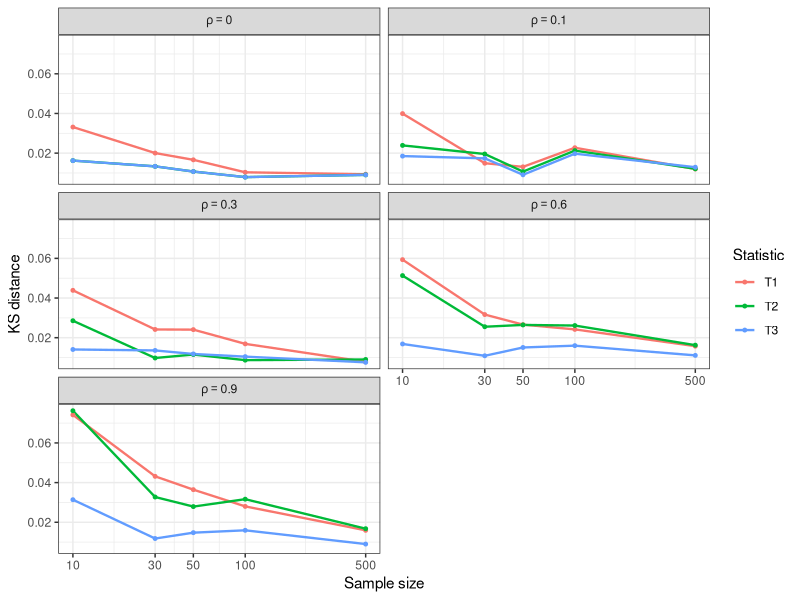
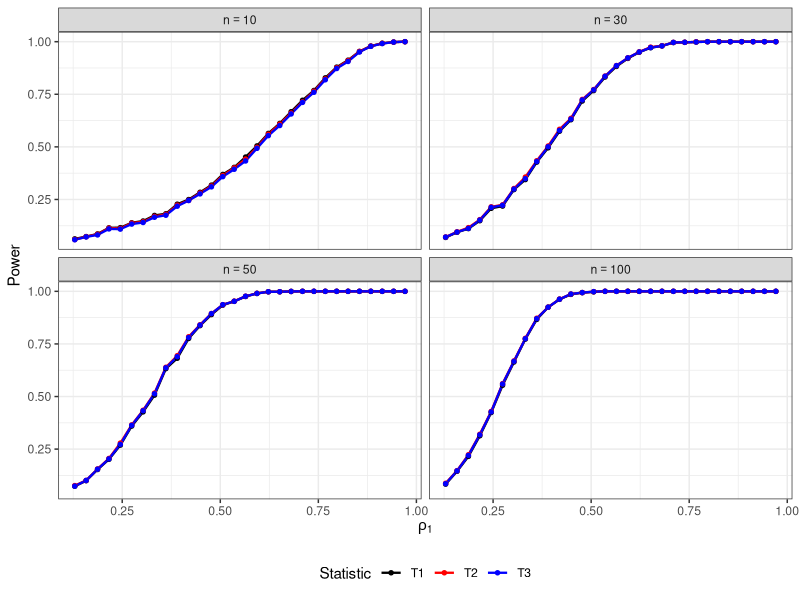
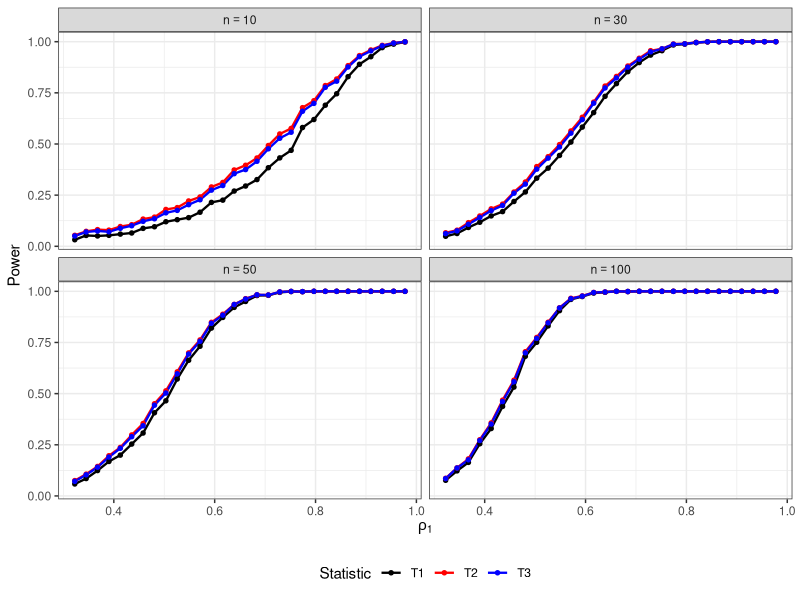
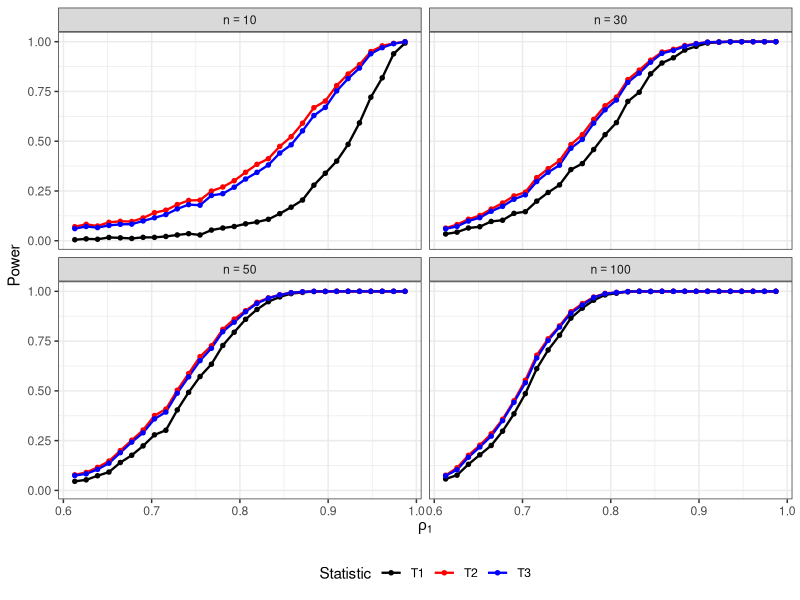
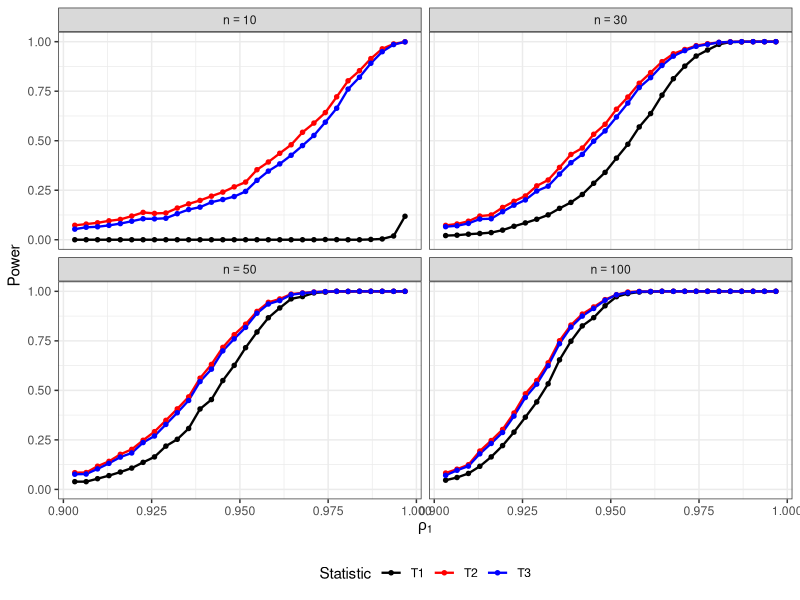
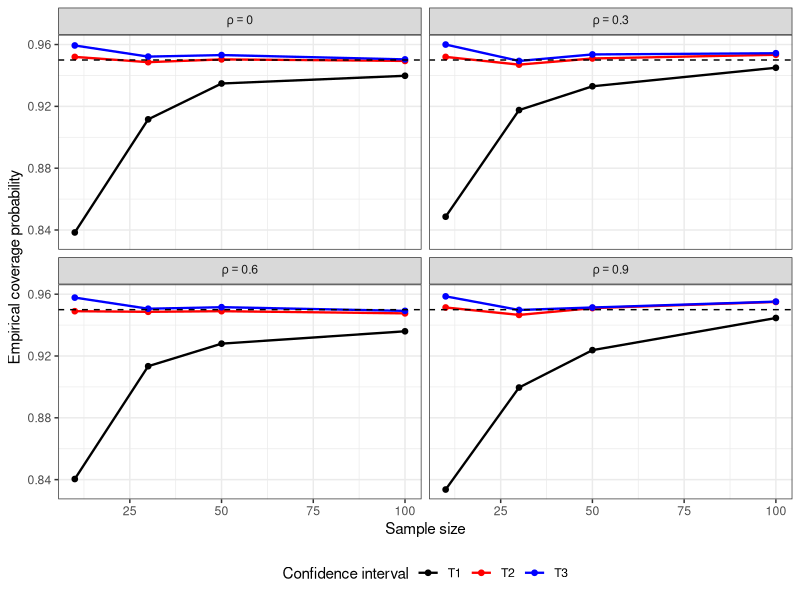
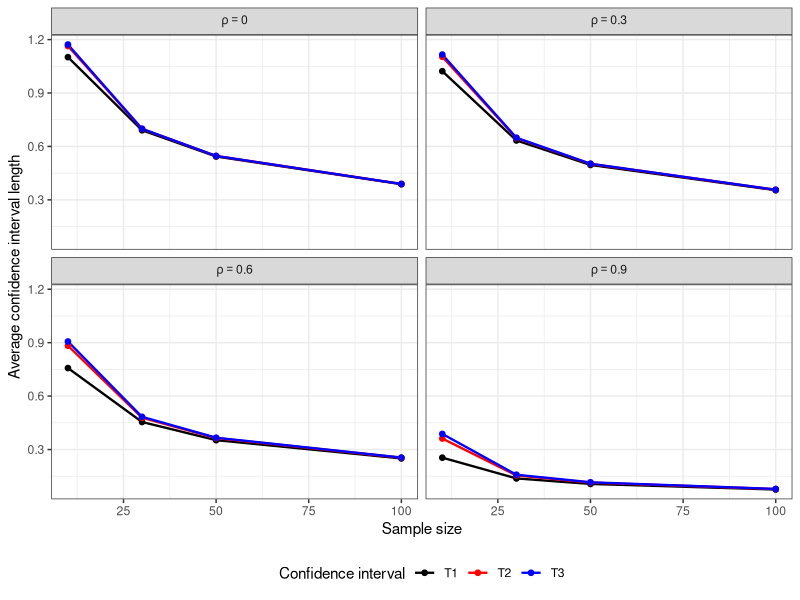

Write R code to recreate these figures, in order.
## ---- chunk 1
library(tidyverse); library(MASS)     # necessary packages
set.seed(901)
R = 5000                              # replication number
n_values = c(10, 30, 50, 100, 500)    # grid of n values

# 0 is included below to observe the size of the test
rho_values = c(0, 0.1, 0.3, 0.6, 0.9) # grid of rho values
KS_results = data.frame()
## ---- chunk 2
#| output: false
for (n in n_values) {
  for (rho in rho_values) {
    T_values = matrix(NA_real_, nrow = R, ncol = 3)
    for (k in 1:R) {
      Z = mvrnorm(n, mu = c(0, 0),Sigma = matrix(c(1,rho,rho,1),2,2)) # data generate
      r = cor(Z[,1], Z[,2]) # correlation
      g = atanh(r)     # 0.5*atan((1+r)/(1-r))
      g0 = atanh(rho)  # 0.5*atan((1+rho)/(1-rho))
      # Calculating three quantities
      T1 = sqrt(n)*(r-rho)/(1-rho^2)       
      T2 = sqrt(n-3)*(g-g0)
      T3 = sqrt(n-3)*(g-g0-rho/(2*(n-1)))
      T_values[k,] = c(T1, T2, T3)
    }
    
    D = apply(T_values, 2, function(x) {
      ks.test(x, "pnorm")$statistic
    }) # finding KS statistic for each quantity
    
    KS_results = rbind(KS_results, 
                       data.frame(n = n,rho = rho,Statistic = paste0("T", 1:3),
                                              KS_Distance = as.numeric(D)))
  }
}
print(KS_results)
## ---- chunk 3
#| fig-cap: "Plots of average KS distance against n for several values of population correlation coefficient"
#| fig-width: 5
#| fig-height: 4
#| fig-align: center

ggplot(KS_results, aes(x = n, y = KS_Distance, 
                       colour = Statistic, group = Statistic)) +
  geom_line(linewidth = 0.8) + geom_point(size = 1) +
  scale_x_log10(breaks = n_values) +
  facet_wrap(~ rho, ncol = 2,
             labeller = label_bquote(rho == .(rho))) +
  labs(x = "Sample size", y = "KS distance", colour = "Statistic") + theme_bw()
## ---- chunk 4
library(MASS);library(tidyr);library(ggplot2)
set.seed(901)
run_power = function(rho0, n_grid = c(10, 30, 50, 100),R = 2000, cutoff = 1.645, k = 30) {
  alt_grid = seq(rho0, 1, length.out = k + 2)[-c(1, k + 2)] # 30 equispaced values
  power_results = data.frame()
  for (n in n_grid) {
    for (rho1 in alt_grid) {
      T_mat = matrix(NA_real_, nrow = R, ncol = 3)
      for (j in 1:R) {
        Z = mvrnorm(n, mu = c(0, 0),Sigma = matrix(c(1, rho1, rho1, 1), 2, 2))
        r = cor(Z[, 1], Z[, 2]); g = atanh(r)
        T_mat[j, ] = c(sqrt(n) * (r - rho0) / (1 - rho0^2), 
                       sqrt(n - 3) * (g - atanh(rho0)), 
                       sqrt(n - 3) * (g - atanh(rho0) - rho0 / (2 * (n - 1))))}
      power_results = rbind(power_results, data.frame(
        rho0 = rho0, n    = n, rho1 = rho1, T1   = mean(T_mat[, 1] > cutoff),
        T2   = mean(T_mat[, 2] > cutoff),T3   = mean(T_mat[, 3] > cutoff)
      ))}}
  power_results
}
## ---- chunk 5
plot_power = function(power_results) {
  power_long = pivot_longer(power_results, cols = c(T1, T2, T3),
                            names_to = "Statistic", values_to = "Power")
  ggplot(power_long,aes(x = rho1,y = Power,colour = Statistic)) +
    geom_line(linewidth = 0.8) + geom_point(size = 1.2) +
    facet_wrap(~ n, labeller = label_bquote(n == .(n))) +
    labs(x = expression(rho[1]), y = "Power") +
    scale_colour_manual(values = c(T1 = "black", T2 = "red", T3 = "blue")) +
    theme_bw() + theme(legend.position="bottom")
}
## ---- chunk 6
rho_values = c(0.1,0.3,0.6,0.9)
power_list = lapply(rho_values, run_power)
## ---- chunk 7
#| fig-cap: "Power curves for testing a null correlation of 0.1"
#| fig-width: 5
#| fig-height: 3.5
#| fig-align: center

plot_power(power_list[[1]])
## ---- chunk 8
#| fig-cap: "Power curves for testing a null correlation of 0.3"
#| fig-width: 5
#| fig-height: 4
#| fig-align: center

plot_power(power_list[[2]])
## ---- chunk 9
#| fig-cap: "Power curves for testing a null correlation of 0.6"
#| fig-width: 5
#| fig-height: 4
#| fig-align: center

plot_power(power_list[[3]])
## ---- chunk 10
#| fig-cap: "Power curves for testing a null correlation of 0.9"
#| fig-width: 5
#| fig-height: 4
#| fig-align: center

plot_power(power_list[[4]])
## ---- chunk 11
set.seed(902); n_grid = c(10, 30, 50, 100); rho_grid = c(0, 0.3, 0.6, 0.9)
R = 5000; level = 0.95; z_crit = qnorm(1 - (1 - level) / 2)   # 1.96
## ---- chunk 12
ci_comp = function(n, rho, R, z_crit) {
  out = matrix(NA_real_, nrow = R, ncol = 6)    # to store data for R replications
  Sigma = matrix(c(1, rho, rho, 1), nrow = 2)  
  for (k in 1:R) {
    Z = mvrnorm(n, mu = c(0, 0), Sigma = Sigma) # drawing samples
    r = cor(Z[, 1], Z[, 2])
    # T1: delta-method interval
    se_T1   = (1 - r^2) / sqrt(n)
    T1_lower = r - z_crit * se_T1; T1_upper = r + z_crit * se_T1
    # T2: Fisher interval
    z_F   = atanh(r); se_F  = 1 / sqrt(n - 3)
    T2_lower = tanh(z_F - z_crit * se_F); T2_upper = tanh(z_F + z_crit * se_F)
    # T3: Bias corrected interval
    z_A   = z_F - r / (2 * (n - 1))
    T3_lower = tanh(z_A - z_crit * se_F); T3_upper = tanh(z_A + z_crit * se_F)
    coverage = c(
      T1_lower <= rho & rho <= T1_upper,
      T2_lower <= rho & rho <= T2_upper,
      T3_lower <= rho & rho <= T3_upper
    )                                        # checks rho is in the CI or not
    lengths = c(
      T1_upper - T1_lower,
      T2_upper - T2_lower,
      T3_upper - T3_lower
    )                                        # lengths of CI
    out[k, ] = c(coverage, lengths)
  }
  data.frame(Statistic = c("T1", "T2", "T3"), coverage  = colMeans(out[, 1:3]),
             mean_length = colMeans(out[, 4:6])
  )
}
## ---- chunk 13
ci_table = data.frame()
for (n in n_grid) {
  for (rho in rho_grid) {
    temp = ci_comp(n, rho, R, z_crit)
    ci_table = rbind(ci_table, data.frame(
      n = n, rho = rho,
      Statistic = temp$Statistic,
      coverage  = temp$coverage,
      mean_length = temp$mean_length
    ))
  }
}
## ---- chunk 14
#| fig-cap: "Empirical coverage of 95% CI against sample size  for different correlation coefficient"
#| fig-width: 5
#| fig-height: 3.7
#| fig-align: center
#| label: fig-coverage
coverage_plot = ggplot(ci_table,aes(x = n, y = coverage,colour = Statistic)) +
  geom_line(linewidth = 0.8) + geom_point(size = 1.6) +
  geom_hline(yintercept = level, linetype = "dashed") +
  facet_wrap(~ rho, labeller = label_bquote(rho == .(rho))) +
  scale_colour_manual(values = c(T1 = "black", T2 = "red", T3 = "blue")) +
  labs(x = "Sample size",
       y = "Empirical coverage probability",
       colour = "Confidence interval") +
  theme_bw() +
  theme(legend.position = "bottom")

print(coverage_plot)
## ---- chunk 15
#| fig-cap: "Average length of the 95% CIs for correlation coefficient against sample size"
#| fig-width: 5
#| fig-height: 3.6
#| fig-align: center
#| label: fig-length
length_plot = ggplot(ci_table, aes(x = n, y = mean_length,colour = Statistic)) +
  geom_line(linewidth = 0.8) + geom_point(size = 1.6) +
  facet_wrap(~ rho, labeller = label_bquote(rho == .(rho))) +
  scale_colour_manual(values = c(T1 = "black", T2 = "red", T3 = "blue")) +
  labs(x = "Sample size", y = "Average confidence interval length", 
       colour = "Confidence interval") +
  theme_bw() + theme(legend.position = "bottom")
print(length_plot)
